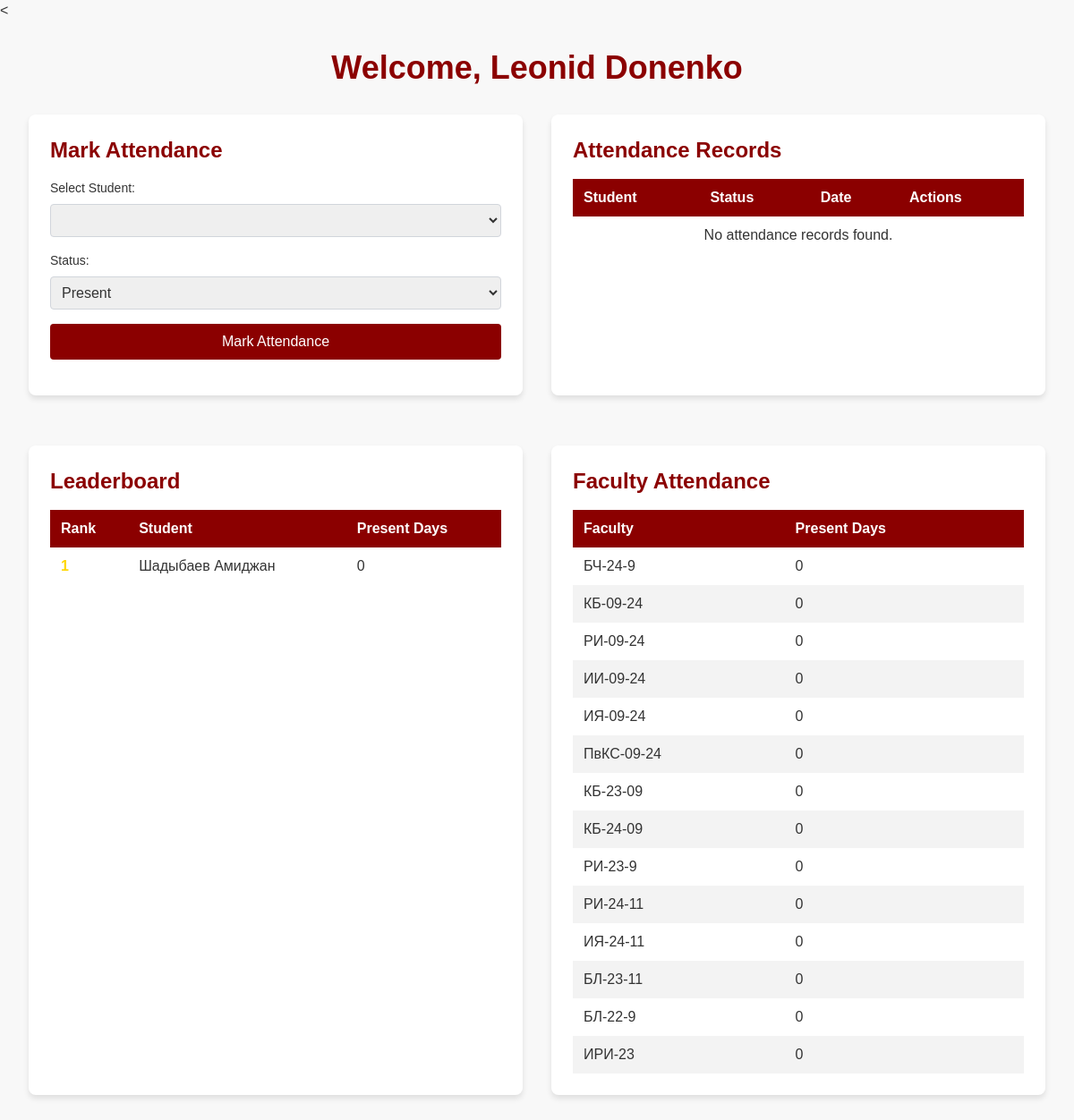
Screenshot of /home/ (signed in) with the database file from the repository.
### attendance/models.py (models this page shows, shortened)
class Student(models.Model):
    user = models.OneToOneField(User, on_delete=models.CASCADE)
    faculty = models.ForeignKey(Faculty, on_delete=models.CASCADE, related_name='students')
    profile = models.OneToOneField(Profile, on_delete=models.CASCADE, null=True, blank=True)

class Faculty(models.Model):
    name = models.CharField(max_length=100)

### attendance/views.py (the view)
# urls.py: path('home/', views.home, name='home'),
@login_required
def home(request):
    user = request.user
    if hasattr(user, 'student'):
        attendance_streak = user.student.get_attendance_streak()
        male_students = Student.objects.filter(profile__gender='male').annotate(
            present_days=Count('user__attendance', filter=Q(user__attendance__status='present'))
        ).order_by('-present_days')
        female_students = Student.objects.filter(profile__gender='female').annotate(
            present_days=Count('user__attendance', filter=Q(user__attendance__status='present'))
        ).order_by('-present_days')
        faculty_attendance = Faculty.objects.annotate(
            present_days=Count('students__user__attendance', filter=Q(students__user__attendance__status='present'))
        ).order_by('-present_days')
        context = {
            'attendance_streak': attendance_streak,
            'male_students': male_students,
            'female_students': female_students,
            'faculty_attendance': faculty_attendance,
        }
        return render(request, 'attendance/student_home.html', context)
    elif hasattr(user, 'teacher'):
        student_leaderboard = Student.objects.annotate(
            present_days=Count('user__attendance', filter=Q(user__attendance__status='present'))
        ).order_by('-present_days')
        faculty_attendance = Faculty.objects.annotate(
            present_days=Count('students__user__attendance', filter=Q(students__user__attendance__status='present'))
        ).order_by('-present_days')
        context = {
            'student_leaderboard': student_leaderboard,
            'faculty_attendance': faculty_attendance,
        }
        return render(request, 'attendance/teacher_home.html', context)
    elif user.is_staff:
        return redirect('admin_dashboard')
    else:
        return render(request, 'attendance/error.html', {'message': 'User type not recognized'})

### attendance/templates/attendance/teacher_home.html (shortened to what this page needs)
<<!DOCTYPE html>
<html lang="en">
<head>
    <script src="https://cdn.tailwindcss.com"></script>
</head>
<body>
    <div class="container mx-auto px-4 py-8">
        <h2 class="text-4xl font-bold mb-8 text-center fade-in">Welcome, {{ user.username }}</h2>
        <div class="grid grid-cols-1 md:grid-cols-2 gap-8">
            <div class="card fade-in">
                <h3 class="text-2xl font-bold mb-4">Mark Attendance</h3>
                <form method="post" action="{% url 'mark_attendance_for_student' %}" class="mb-4">
                    <label for="student_id" class="block text-sm font-medium mb-2">Select Student:</label>
                    <select name="student_id" id="student_id" required class="w-full p-2 mb-4 border border-gray-300 rounded">
                    </select>
                    <label for="status" class="block text-sm font-medium mb-2">Status:</label>
                    <select name="status" id="status" required class="w-full p-2 mb-4 border border-gray-300 rounded">
                        <option value="present">Present</option>
                    </select>
                    <button type="submit" class="btn-primary w-full">Mark Attendance</button>
                </form>
            </div>
            <div class="card fade-in">
                <h3 class="text-2xl font-bold mb-4">Attendance Records</h3>
                <div class="overflow-x-auto">
                    <table>
                        <thead>
                            <tr>
                                <th>Student</th>
                                <th>Status</th>
                                <th>Date</th>
                                <th>Actions</th>
                            </tr>
                        </thead>
                        <tbody>
                            {% for record in attendance_records %}
                            <tr>
                                <td>{{ record.user.username }}</td>
                                <td>{{ record.status }}</td>
                                <td>{{ record.date }}</td>
                                <td>
                                    <form method="post" action="{% url 'delete_attendance' record.id %}">
                                        {% csrf_token %}
                                        <button type="submit" class="delete-btn">Delete</button>
                                    </form>
                                </td>
                            </tr>
                            {% empty %}
                            <tr>
                                <td colspan="4" class="text-center">No attendance records found.</td>
                            </tr>
                            {% endfor %}
                        </tbody>
                    </table>
                </div>
            </div>
            <div class="card fade-in">
                <h3 class="text-2xl font-bold mb-4">Leaderboard</h3>
                <div class="overflow-x-auto">
                    <table>
                        <thead>
                            <tr>
                                <th>Rank</th>
                                <th>Student</th>
                                <th>Present Days</th>
                            </tr>
                        </thead>
                        <tbody>
                            {% for student in student_leaderboard %}
                            <tr>
                                <td class="leaderboard-rank">{{ forloop.counter }}</td>
                                <td>{{ student.user.username }}</td>
                                <td>{{ student.present_days }}</td>
                            </tr>
                            {% endfor %}
                        </tbody>
                    </table>
                </div>
            </div>
            <div class="card fade-in">
                <h3 class="text-2xl font-bold mb-4">Faculty Attendance</h3>
                <div class="overflow-x-auto">
                    <table>
                        <thead>
                            <tr>
                                <th>Faculty</th>
                                <th>Present Days</th>
                            </tr>
                        </thead>
                        <tbody>
                            {% for faculty in faculty_attendance %}
                            <tr>
                                <td>{{ faculty.name }}</td>
                                <td>{{ faculty.present_days }}</td>
                            </tr>
                            {% endfor %}
                        </tbody>
                    </table>
                </div>
            </div>
        </div>
    </div>
</body>
</html>

### attendance/templates/attendance/teacher_home.html (style rules this page uses)
:root { --primary-red: #8B0000; --secondary-red: #FF4136; --accent-color: #FFD700; --text-light: #FFFFFF; --text-dark: #333333; }
body { background-color: #F8F8F8; color: var(--text-dark); font-family: 'Arial', sans-serif; }
.container { max-width: 1200px; margin: 0 auto; padding: 2rem; }
h2, h3 { color: var(--primary-red); }
.card { background-color: #FFFFFF; border-radius: 8px; box-shadow: 0 4px 6px rgba(0, 0, 0, 0.1); padding: 1.5rem; margin-bottom: 1.5rem; }
.btn-primary { background-color: var(--primary-red); color: var(--text-light); padding: 0.5rem 1rem; border-radius: 4px; border: none; cursor: pointer; transition: background-color 0.3s ease; }
table { width: 100%; border-collapse: separate; border-spacing: 0; }
th, td { padding: 0.75rem; text-align: left; }
thead { background-color: var(--primary-red); color: var(--text-light); }
tbody tr:nth-child(even) { background-color: #F3F3F3; }
.fade-in { animation: fadeIn 0.5s ease-in-out; }
.leaderboard-rank { font-weight: bold; color: var(--accent-color); }

### rows the page displays
Student: user.username "Шадыбаев Амиджан", present_days "0"
Faculty: name "БЧ-24-9", present_days "0"
Faculty: name "КБ-09-24", present_days "0"
Faculty: name "РИ-09-24", present_days "0"
Faculty: name "ИИ-09-24", present_days "0"
Faculty: name "ИЯ-09-24", present_days "0"
Faculty: name "ПвКС-09-24", present_days "0"
Faculty: name "КБ-23-09", present_days "0"
Faculty: name "КБ-24-09", present_days "0"
Faculty: name "РИ-23-9", present_days "0"
Faculty: name "РИ-24-11", present_days "0"
Faculty: name "ИЯ-24-11", present_days "0"
Faculty: name "БЛ-23-11", present_days "0"
Faculty: name "БЛ-22-9", present_days "0"
Faculty: name "ИРИ-23", present_days "0"

### other values shown
{{ user.username }} "Leonid Donenko"
